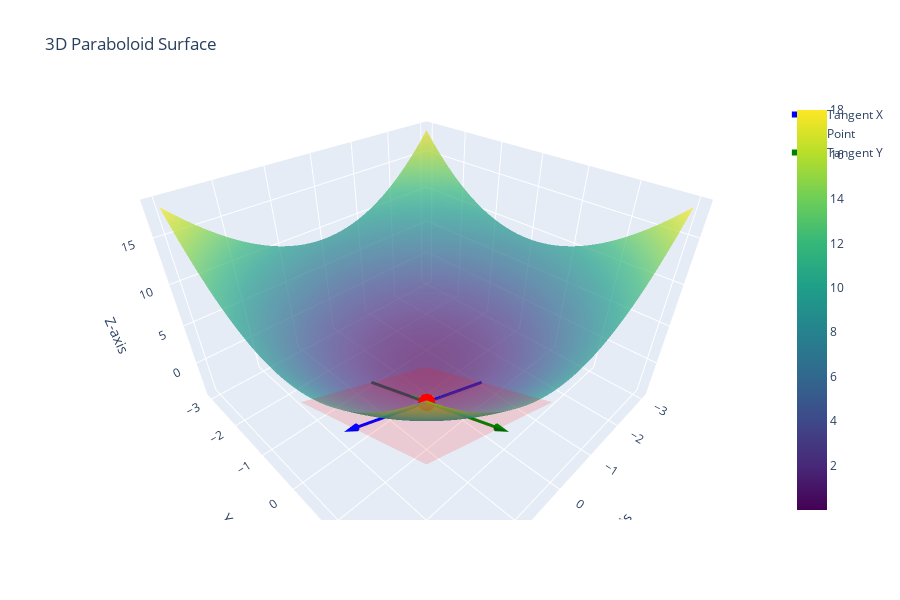

Notebook code for this chart:
### Markdown cell above
## 4. Tangent Planes
- Length of Plane Size = 1.5
- Plane Points = 10

Equation Of Tangent Plane is Given By:


$$
z = z_0 + \frac {\partial z}{\partial x} (x-x_0) + \frac {\partial z}{\partial y} (y-y_0)
$$

### Code cell
plane_size = 1.5
plane_points = 10

# x and y coordinates for the tangent plane
x_plane = np.linspace(x0 - plane_size, x0 + plane_size, plane_points)
y_plane = np.linspace(y0 - plane_size, y0 + plane_size, plane_points)
X_plane, Y_plane = np.meshgrid(x_plane, y_plane)

# z values for the tangent plane
# Using the tangent plane equation: z = z0 + dz_dx * (x - x0) + dz_dy * (y - y0)
Z_plane = z0 + dz_dx * (X_plane - x0) + dz_dy * (Y_plane - y0)

fig_3d.add_trace(go.Surface(x=X_plane, y=Y_plane, z=Z_plane,
                            colorscale=[[0, 'rgba(255,0,0,0.3)'], [1, 'rgba(255,0,0,0.3)']],
                            showscale=False, name="Tangent Plane", opacity=0.5))
